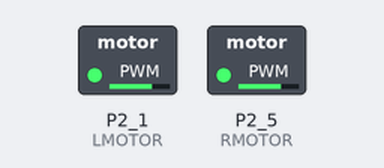
A sketch run on a simulated TI MSP430 LaunchPad. On the bench: switched loads named in the sketch (green lamp = pin HIGH). Dashed ring = blinking.

Above: at 0.05 s.
Timing chart, 0 to 3.0 s (numbered marks = the images above):
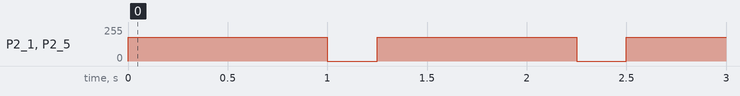

Measured:
- by itself, P2_1 (LMOTOR), P2_5 (RMOTOR): alternates 180/255 for 1.0 s and 0/255 for 0.25 s

The sketch:

sketch_6_4.ino
```cpp
//***************************************************************************************
//  EE40LX
//  Sketch 6.4
//
//  Description;  Switch P2.1 and P1.6 of MSP430 between 3.3V and 0V to create
//                a PWM signal for motor control
//
//  Tom Zajdel
//  University of California, Berkeley
//  February 16, 2014
//
//***************************************************************************************

int LMOTOR = P2_1;     // set LMOTOR as P2.1 alias
int RMOTOR = P2_5;     // set RMOTOR as P1.6 alias

void setup()
{
  pinMode(LMOTOR, OUTPUT);   // set P2.1 as output (LMOTOR)
  pinMode(RMOTOR, OUTPUT);   // set P1.6 as output (RMOTOR)
}

void loop()
{
   analogWrite(RMOTOR,180);  // PWM both motors at 50%
   analogWrite(LMOTOR,180);
   delay(1000);              // let motors run one second
   analogWrite(RMOTOR,0);    // turn both motors off
   analogWrite(LMOTOR,0);
   delay(250);              // let motors rest one second
}
```
